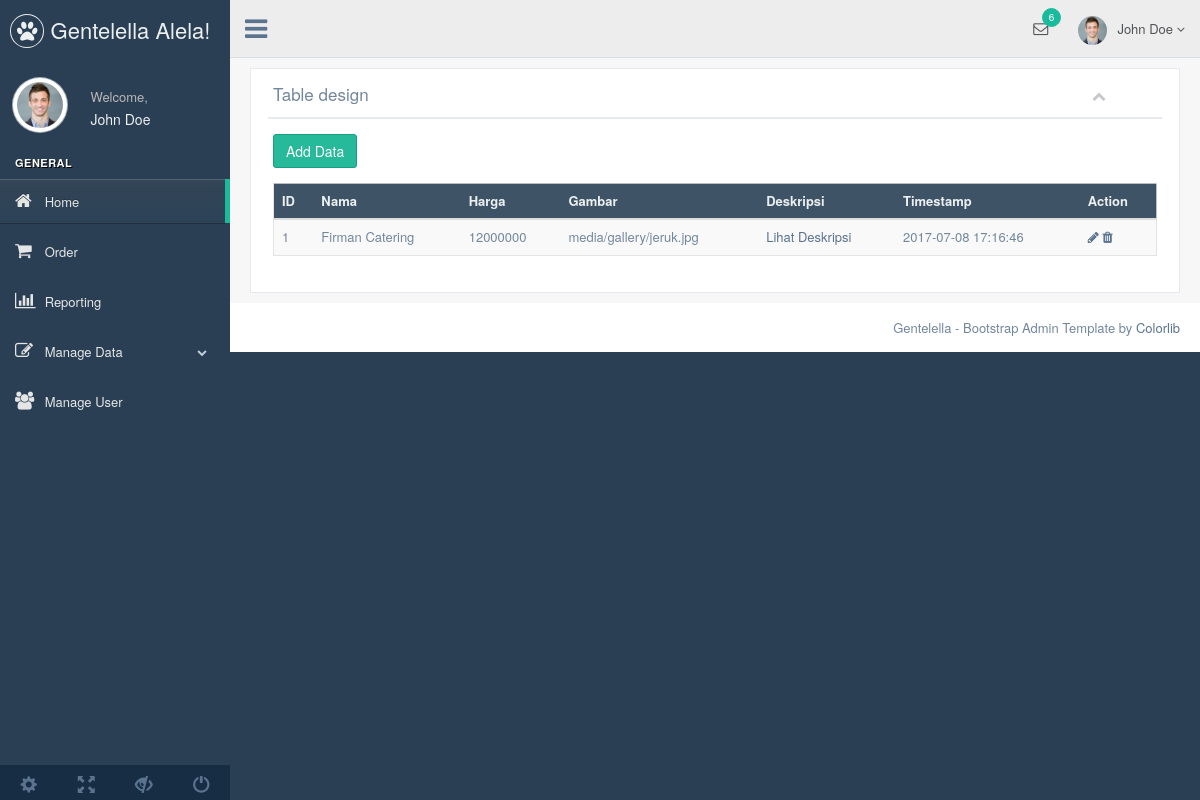
The page /admin/index.php?menu=catering (signed in) on the database its author committed.
### tables this page shows
CREATE TABLE `catering` (
  `id` int(11) NOT NULL,
  `name` varchar(255) NOT NULL,
  `price` int(11) NOT NULL,
  `image` varchar(255) NOT NULL,
  `description` text NOT NULL,
  `create_date` timestamp NOT NULL DEFAULT CURRENT_TIMESTAMP ON UPDATE CURRENT_TIMESTAMP
);

### admin/catering.php (the view, shortened to what this page needs)
<div class="row">
  <div class="col-md-12 col-sm-12 col-xs-12">
    <div class="x_panel">
      <div class="x_title">
        <h2>Table design <small>Custom design</small></h2>
        <ul class="nav navbar-right panel_toolbox">
          <li><a class="collapse-link"><i class="fa fa-chevron-up"></i></a></li>
        </ul>
        <div class="clearfix"></div>
      </div>
      <div class="x_content">
        <p><a href="#" class="btn btn-success" data-target="#ModalAdd" data-toggle="modal">Add Data</a></p>
        <div class="table-responsive">
          <table class="table table-striped jambo_table bulk_action">
            <thead>
              <tr class="headings">
                <th class="column-title">ID</th>
                <th class="column-title">Nama</th>
                <th class="column-title">Harga</th>
                <th class="column-title">Gambar</th>
                <th class="column-title">Deskripsi</th>
                <th class="column-title">Timestamp</th>
                <th class="column-title no-link last"><span class="nobr">Action</span></th>
              </tr>
            </thead>
            <tbody>
              <?php
                include "koneksi.php";
                $tbname="catering";
                $modal=mysqli_query($connection, "SELECT * FROM $tbname");
                while($r=mysqli_fetch_array($modal)){
              ?>
                <tr class="even pointer">
                    <td><?php echo $r['id']; ?></td>
                    <td><?php echo $r['name']; ?></td>
                    <td><?php echo $r['price']; ?></td>
                    <td><?php echo $r['image']; ?></td>
                    <td><a href="#" data-target="#ModalDesc<?php echo $r['id']; ?>" data-toggle="modal">Lihat Deskripsi</a></td>
                    <td><?php echo $r['create_date']; ?></td>
                    <td>
                       <a href="#" class='open_modal' id='<?php echo $r['id']; ?>' tbname="<?php echo $tbname; ?>"><i class="fa fa-pencil"></i></a>
                       <a href="#" onclick="confirm_modal('delete_data.php?id=<?php echo $r['id']; ?>&amp;tbname=<?php echo $tbname; ?>');"><i class="fa fa-trash"></i></a>
                    </td>
                </tr>
              <?php } ?>
        </tbody>
        </table>
        </div>
      </div>
    </div>
  </div>
</div>

### rows shown on the page
catering: id "1", name "Firman Catering", price "12000000", image "media/gallery/jeruk.jpg", create_date "2017-07-08 17:16:46"
